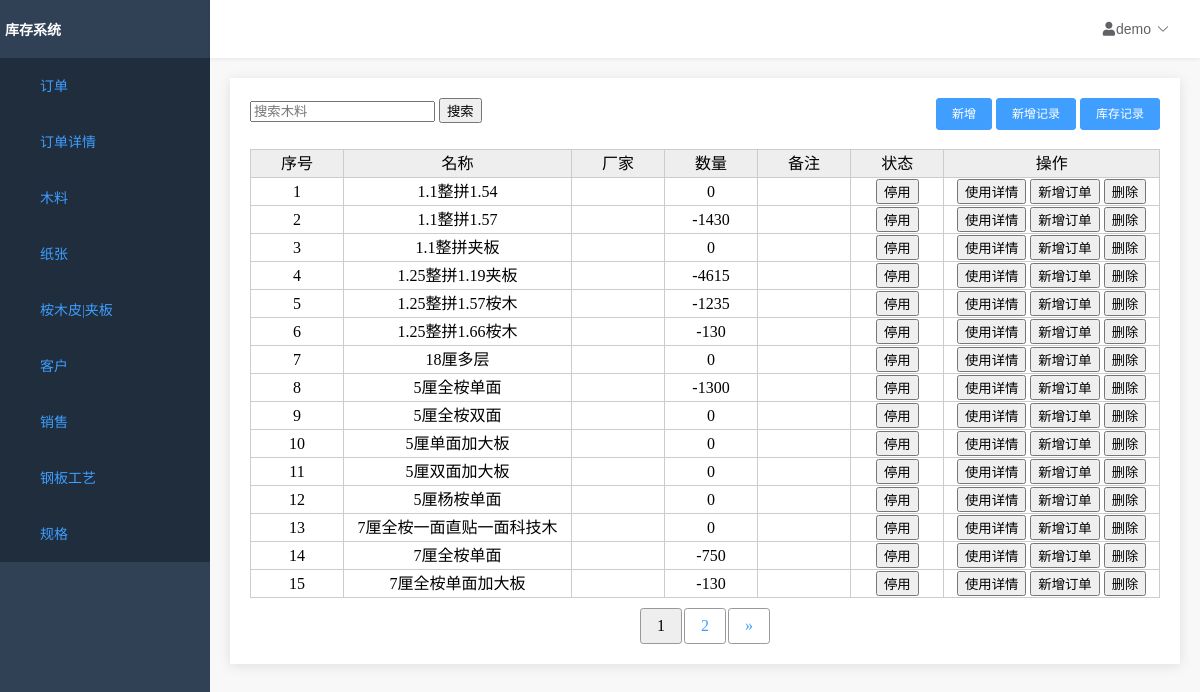
/home/wood/list/, run on an earlier commit of the app's database.
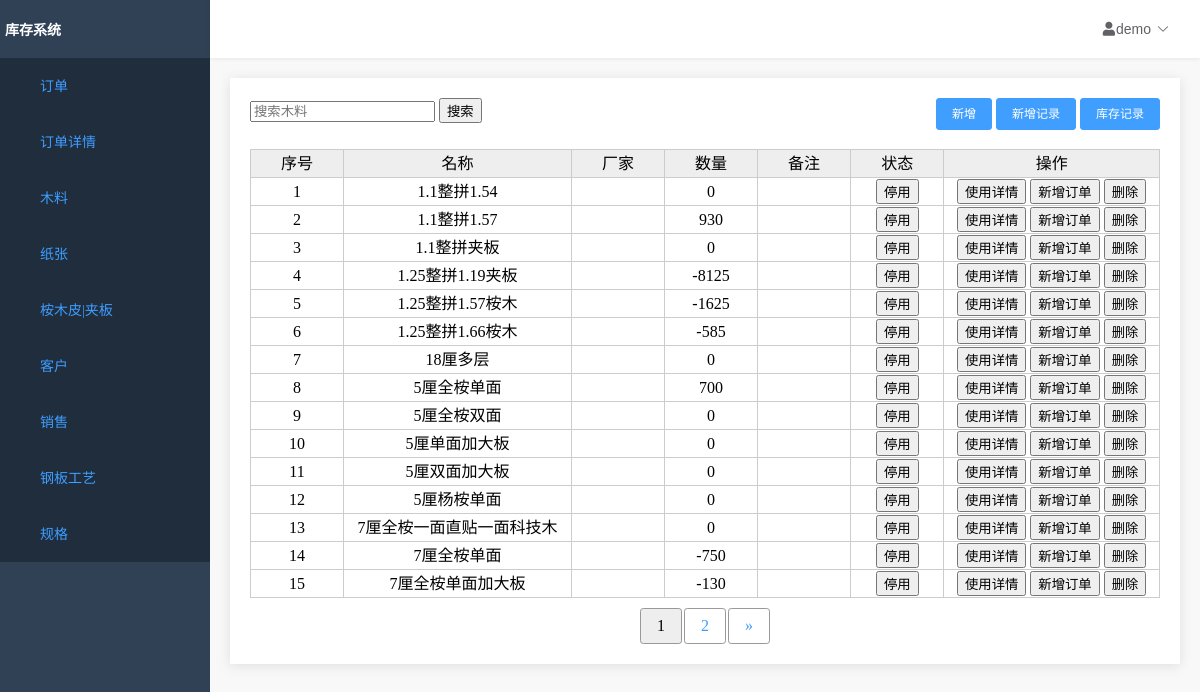
And on a later commit of the database.
### wood/models.py (models this page shows, shortened)
class WoodModel(models.Model):
    id = models.AutoField(primary_key=True)
    name = models.TextField('名称', max_length=64, unique=False, null=False)
    factory = models.TextField('厂家', max_length=64, default="")
    count = models.IntegerField('数量', default=0)
    note = models.TextField('备注', max_length=256, default='')
    enable = models.BooleanField(
        '是否使用', default=True, blank=False, null=False)
    created_time = models.DateTimeField('创建时间', default=now)
    last_mod_time = models.DateTimeField('修改时间', auto_now=True)
    objects = models.manager

### wood/views.py (the view)
# urls.py: path('list/', views.WoodListView.as_view(), name='wood_list'),
class WoodListView(ListView):
    paginate_by = 15
    model = WoodModel
    template_name = 'woodlist.html'
    context_object_name = 'object_list'
    def get_queryset(self):
        q = Q()
        name = self.request.GET.get('name')
        if name:
            q.add(Q(name__contains=name), Q.AND)
        return WoodModel.objects.filter(q).order_by('name')
    def get_context_data(self, **kwargs):
        context = super(WoodListView, self).get_context_data(**kwargs)
        return context

### InventorySystem/context_processor.py (called while the page is built)
def nav_list(request):
    func_list = []
    func_list.append(('订单', '/home/order/head/list'))
    func_list.append(('订单详情', '/home/order/list'))
    func_list.append(('木料', '/home/wood/list'))
    func_list.append(('纸张', '/home/paper/list'))
    func_list.append(('桉木皮|夹板', '/home/skin/list'))
    func_list.append(('客户', '/home/customer/list'))
    func_list.append(['销售', '/home/salesman/list'])
    func_list.append(('钢板工艺', '/home/process/technology/list'))
    func_list.append(('规格', '/home/process/specification/list'))
    return locals()

### order/templatetags/order_extras.py (called while the page is built)
@register.simple_tag(takes_context=True)
def param_replace(context, **kwargs):
    d = context['request'].GET.copy()
    for k, v in kwargs.items():
        d[k] = v
    for k in [k for k, v in d.items() if not v]:
        del d[k]
    return d.urlencode()

### templates/woodlist.html (shortened to what this page needs)
{% extends 'table.html' %}
{% block table %}
<div>
    <div class="top_tool_bar">
        <form method="get">
            <input type="text" name="name" placeholder="搜索木料">
            <button type="submit">
                <span>搜索</span>
            </button>
        </form>
        <div class="right_buttons">
            <a href="/home/wood/add">
                <button type="button">
                    <span>新增</span>
                </button>
            </a>
            <a href="/home/wood/form/add">
                <button type="button">
                    <span>新增记录</span>
                </button>
            </a>
            <a href="/home/wood/form/list">
                <button type="button">
                    <span>库存记录</span>
                </button>
            </a>
        </div>
    </div>
    <div class="results">
        <table id="result_list">
            <thead>
            <th scope="col" class="sortable column-id">序号</th>
            <th scope="col" class="sortable column-name">名称</th>
            <th scope="col" class="sortable column-name">厂家</th>
            <th scope="col" class="sortable column-name">数量</th>
            <th scope="col" class="sortable column-name">备注</th>
            <th scope="col">状态</th>
            <th scope="col">操作</th>
            </thead>
            {% for obj in object_list %}
            <tr>
                <td>{{ forloop.counter }}</td>
                <td>{{obj.name}}</td>
                <td>{{obj.factory}}</td>
                <td>{{obj.count}}</td>
                <td>{{obj.note}}</td>
                <td>
                    <a href="/home/wood/enable?id={{ obj.id }}">
                        {% if obj.enable %}
                        <input type="button" value="停用">
                        {% else %}
                        <input type="button" value="已停用">
                        {% endif %}
                    </a>
                <td>
                    <a href="/home/wood/form/list?id={{ obj.id }}">
                        <input type="button" value="使用详情">
                    </a>
                    <a href="/home/wood/form/add?id={{ obj.id }}">
                        <input type="button" value="新增订单">
                    </a>
                    <a href="/home/wood/del?id={{ obj.id }}">
                        <input type="button" value="删除">
                    </a>
                </td>
            </tr>
            {% endfor %}
        </table>
    </div>
</div>
{% endblock %}

What changed in the data, as far as the page shows it:
changed WoodModel "1.1整拼1.57": count "-1430" → "930"
changed WoodModel "1.25整拼1.19夹板": count "-4615" → "-8125"
changed WoodModel "1.25整拼1.57桉木": count "-1235" → "-1625"
changed WoodModel "1.25整拼1.66桉木": count "-130" → "-585"
changed WoodModel "5厘全桉单面": count "-1300" → "700"
